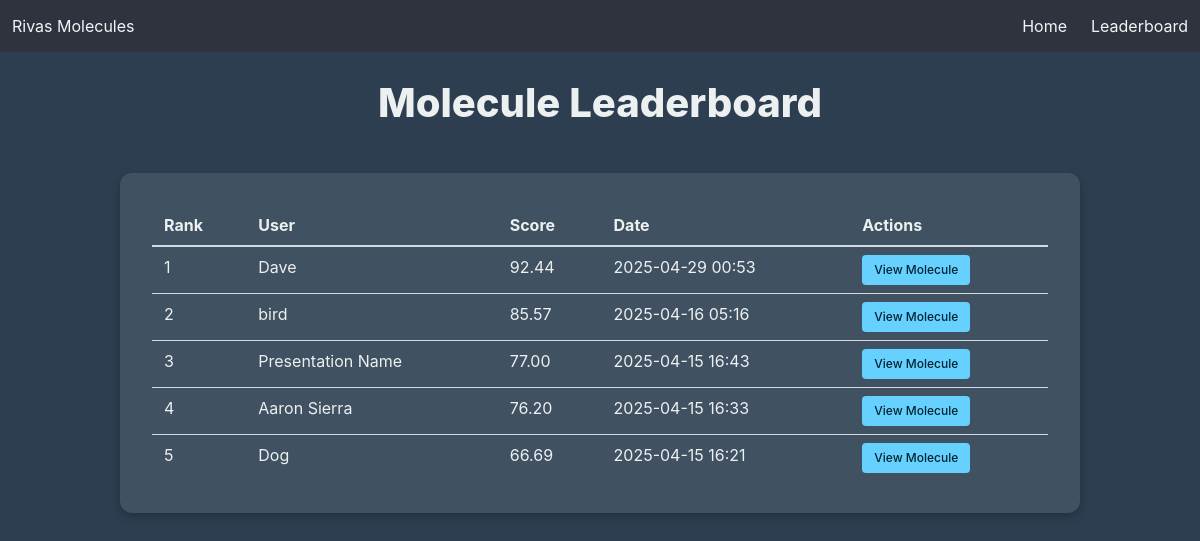
The app's page /leaderboard with its own data.
### app/models.py (models this page shows, shortened)
class MoleculeSubmission(db.Model):
    id = db.Column(db.Integer, primary_key=True)
    user_name = db.Column(db.String(100), nullable=False)
    score = db.Column(db.Float, nullable=False)
    smiles = db.Column(db.Text, nullable=False)
    mol_data = db.Column(db.Text, nullable=False)
    created_at = db.Column(db.DateTime, default=datetime.utcnow)

### app/routes.py (the view)
@app.route("/leaderboard")
def leaderboard():
    submissions = MoleculeSubmission.query.order_by(MoleculeSubmission.score.desc()).all()
    return render_template("leaderboard.html", submissions=submissions)

### app/templates/leaderboard.html (shortened to what this page needs)
<!DOCTYPE html>
<html lang="en">
<head>
    <link rel="stylesheet" href="https://unpkg.com/bulma@1.0.2/css/bulma.min.css">
    <link rel="stylesheet" type="text/css" href="/static/css/showcase.css">
</head>
<body style="background-color: #2c3e50;">
    <nav class="navbar is-fixed-top is-dark">
        <div class="navbar-brand">
            <a class="navbar-item" href="/">
                Rivas Molecules
            </a>
        </div>
        <div class="navbar-menu">
            <div class="navbar-end">
                <a class="navbar-item" href="/">Home</a>
                <a class="navbar-item" href="/leaderboard">Leaderboard</a>
            </div>
        </div>
    </nav>
    <section class="section" style="padding-top: 5rem;">
        <div class="container">
            <h1 class="title has-text-centered" style="color: #ecf0f1; font-size: 2.5rem; margin-bottom: 3rem;">
                Molecule Leaderboard
            </h1>
            <div class="box" style="background: rgba(236, 240, 241, 0.1); padding: 2rem; border-radius: 12px; box-shadow: 0 4px 8px rgba(0,0,0,0.2);">
                <table class="table is-fullwidth" style="background: transparent;">
                    <thead>
                        <tr>
                            <th style="color: #ecf0f1;">Rank</th>
                            <th style="color: #ecf0f1;">User</th>
                            <th style="color: #ecf0f1;">Score</th>
                            <th style="color: #ecf0f1;">Date</th>
                            <th style="color: #ecf0f1;">Actions</th>
                        </tr>
                    </thead>
                    <tbody>
                        {% for submission in submissions %}
                        <tr>
                            <td style="color: #ecf0f1;">{{ loop.index }}</td>
                            <td style="color: #ecf0f1;">{{ submission.user_name }}</td>
                            <td style="color: #ecf0f1;">{{ "%.2f"|format(submission.score) }}</td>
                            <td style="color: #ecf0f1;">{{ submission.created_at.strftime('%Y-%m-%d %H:%M') }}</td>
                            <td>
                                <a href="{{ url_for('view_molecule', submission_id=submission.id) }}"
                                   class="button is-small is-info">
                                    View Molecule
                                </a>
                            </td>
                        </tr>
                        {% endfor %}
                    </tbody>
                </table>
            </div>
        </div>
    </section>
</body>
</html>

### app/static/css/showcase.css (style rules this page uses)
* { box-sizing: border-box; }
html { font-family: 'Poppins', Lato, Tahoma, sans-serif; width: 100%; min-height: 100%; }

### records on screen
MoleculeSubmission: user_name "Dave", score "92.44", created_at "2025-04-29 00:53"
MoleculeSubmission: user_name "bird", score "85.57", created_at "2025-04-16 05:16"
MoleculeSubmission: user_name "Presentation Name", score "77.00", created_at "2025-04-15 16:43"
MoleculeSubmission: user_name "Aaron Sierra", score "76.20", created_at "2025-04-15 16:33"
MoleculeSubmission: user_name "Dog", score "66.69", created_at "2025-04-15 16:21"
